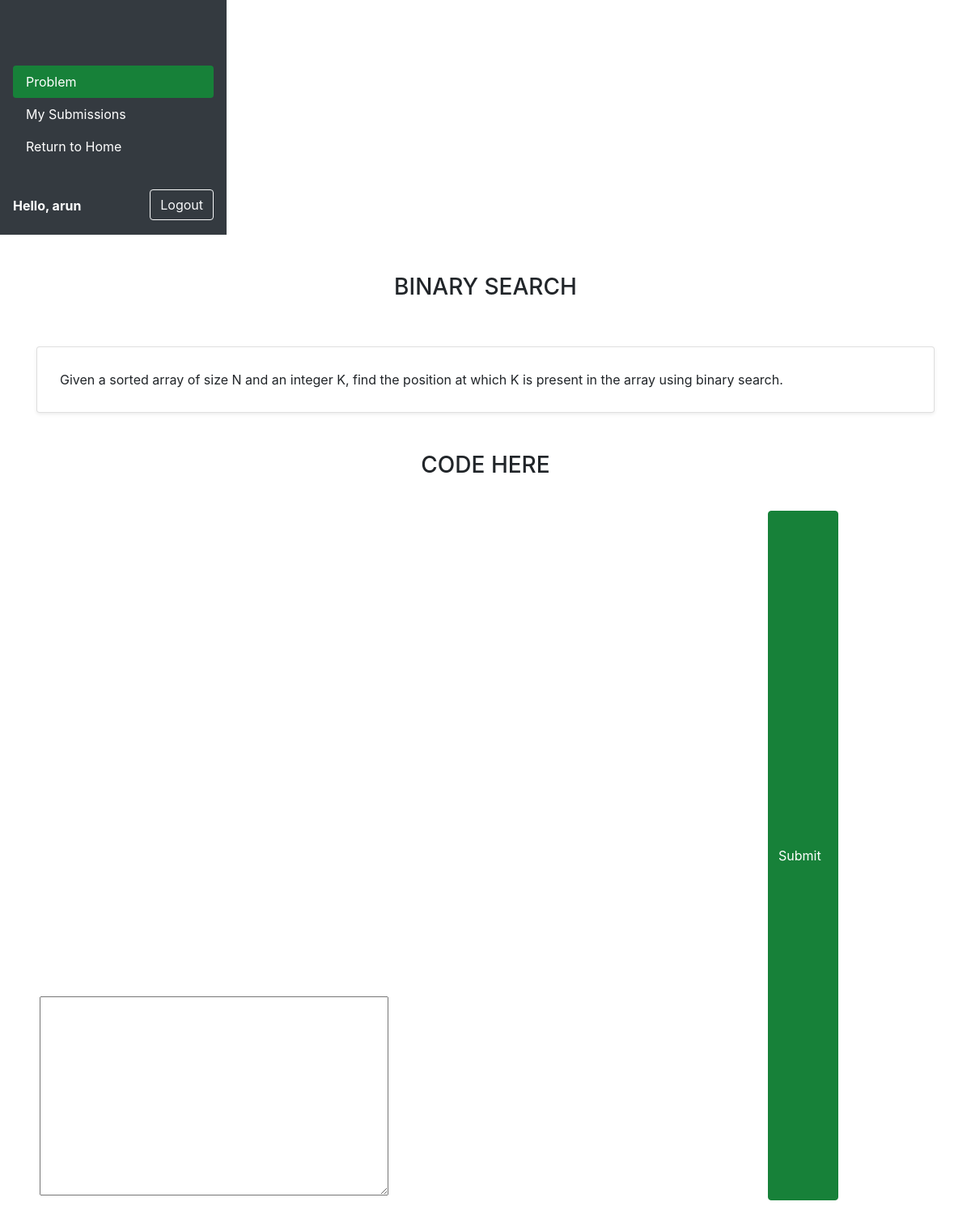
The app's page /problem/3/ (signed in) with its own data.
### online_judge/models.py (models this page shows, shortened)
class Problem(models.Model):
    name = models.CharField(max_length=200, unique=True)
    desc = models.TextField()
    difficulty = models.CharField(max_length=200)
    inputFile = models.CharField(max_length=500)
    outputFile = models.CharField(max_length=500)

### online_judge/views.py (the view)
# urls.py: path('problem/<int:pk>/', views.problemPage, name='problem'),
@login_required(login_url='login')
def problemPage(request, pk):
    username = request.user
    user = User.objects.get(username=username)
    problem = Problem.objects.get(id=pk)
    submissions = Submission.objects.filter(problemID=problem.id, userID=user.id).order_by("-timestamp")
    context = {'problem':problem, 'username':request.user.username, 'submissions':submissions}
    return render(request, 'problem-desc-page.html', context)

### templates/problem-desc-page.html (shortened to what this page needs)
<!DOCTYPE html>
<html lang="en">
<head>
  <link rel="stylesheet" href="https://cdn.jsdelivr.net/npm/bootstrap@4.6.1/dist/css/bootstrap.min.css" />
  <link rel="stylesheet" href="https://cdnjs.cloudflare.com/ajax/libs/intro.js/4.3.0/introjs.min.css" />
  <link rel="stylesheet" href="https://d1lrk9cp1c3gxw.cloudfront.net/static/main/assets/css/base.css" />
  <link rel="stylesheet" href="https://cdnjs.cloudflare.com/ajax/libs/highlight.js/9.15.6/styles/atom-one-dark.min.css" />
  <link rel="stylesheet" href="https://cdn.datatables.net/1.11.4/css/dataTables.bootstrap4.min.css" />
</head>
<body>
  <div class="vertical-nav d-flex flex-column flex-shrink-0 p-3 text-white bg-dark overflow-hidden" id="sidebar" style="width: 280px;">
    <a href="/" class="d-flex align-items-center mb-3 mb-md-0 me-md-auto text-white text-decoration-none">
      <svg class="bi me-2" width="40" height="32"><use xlink:href="#bootstrap"></use></svg>
    </a>
    <ul class="nav nav-pills flex-column mb-auto">
      <li class="nav-item">
        <a id="problems-tab" data-toggle="tab" href="#problems" role="tab" aria-controls="problems" aria-selected="true"
            class="nav-link text-white active">Problem</a>
      </li>
      <li>
        <a id="submissions-tab" data-toggle="tab" href="#submissions" role="tab" aria-controls="submissions" aria-selected="false"
            class="nav-link text-white">My Submissions</a>
      </li>
      <li class="nav-item">
        <a id="some-tab" href="/" role="tab" aria-controls="problems" aria-selected="false"
            class="nav-link text-white">Return to Home</a>
      </li>
    </ul>
    <div class="d-flex justify-content-between">
      <div class="dropdown">
        <a href="#" class="d-flex align-items-center text-white text-decoration-none py-2" id="dropdownUser1" data-bs-toggle="dropdown" aria-expanded="false">
          <strong>Hello, {{username}}</strong>
        </a>
      </div>
      <div class="text-end float-right">
        <a href=" {% url 'logout' %} "><button type="button" class="btn btn-outline-light me-2">Logout</button></a>
      </div>
    </div>
  </div>
  <div class="page-content mt-5" id="content">
    <div class="container">
      <div class="row">
        <div class="col-sm-12">
          <h3 class="text-center text-uppercase mb-4 opacity-h">{{problem.name}}</h3>
          <div id="myTab1Content" class="tab-content">
            <div id="problems" role="tabpanel" aria-labelledby="problems-tab" class="tab-pane fade py-4 show active">
              <div class="card shadow-sm mt-2 p-2 opacity-h">
                <div class="card-body">
                  {{problem.desc}}
                </div>
              </div>
              <h3 class="text-center text-uppercase mt-5 mb-3 opacity-h">Code Here</h3>
              <form method="post" id="form_" class="ui form" action="/submission/{{problem.id}}/" enctype="multipart/form-data">
                <link href="https://d1lrk9cp1c3gxw.cloudfront.net/static/django_ace/widget.css" type="text/css" media="screen" rel="stylesheet">
                <div class="row m-1">
                <div class="mt-4">
                  <div id="django-box">
                    <div class="django-ace-editor">
                      <div class="django-ace-widget loading" data-behaviours="true" data-editor="" data-fontsize="18px" data-mode="c_cpp" data-readonly="false" data-showgutter="true" data-showinvisibles="false" data-showprintmargin="true" data-theme="twilight" data-usesofttabs="true" style="width:900px; height:600px"><div></div></div><textarea name="code" cols="40" rows="10" maxlength="25000" id="id_code"></textarea></div></div>
                </div>
                <button class="btn btn-danger mt-4" type="submit">Submit</button>
              </form>
            </div>
            </div>
          </div>
        </div>
      </div>
    </div>
</body>
</html>

### templates/problem-desc-page.html (style rules this page uses)
.btn-danger, .btn-danger:hover { color: white !important; background-color: #178139 !important; border-color: #178139 !important; }
.nav-pills .nav-link.active, .nav-pills .show>.nav-link { color: white !important; background-color: #178139; }

### records on screen
Problem: name "BINARY SEARCH", desc "Given a sorted array of size N and an integer K, find the position at which K is present in the array using binary search."

### other values on screen
{{ username }} "arun"
